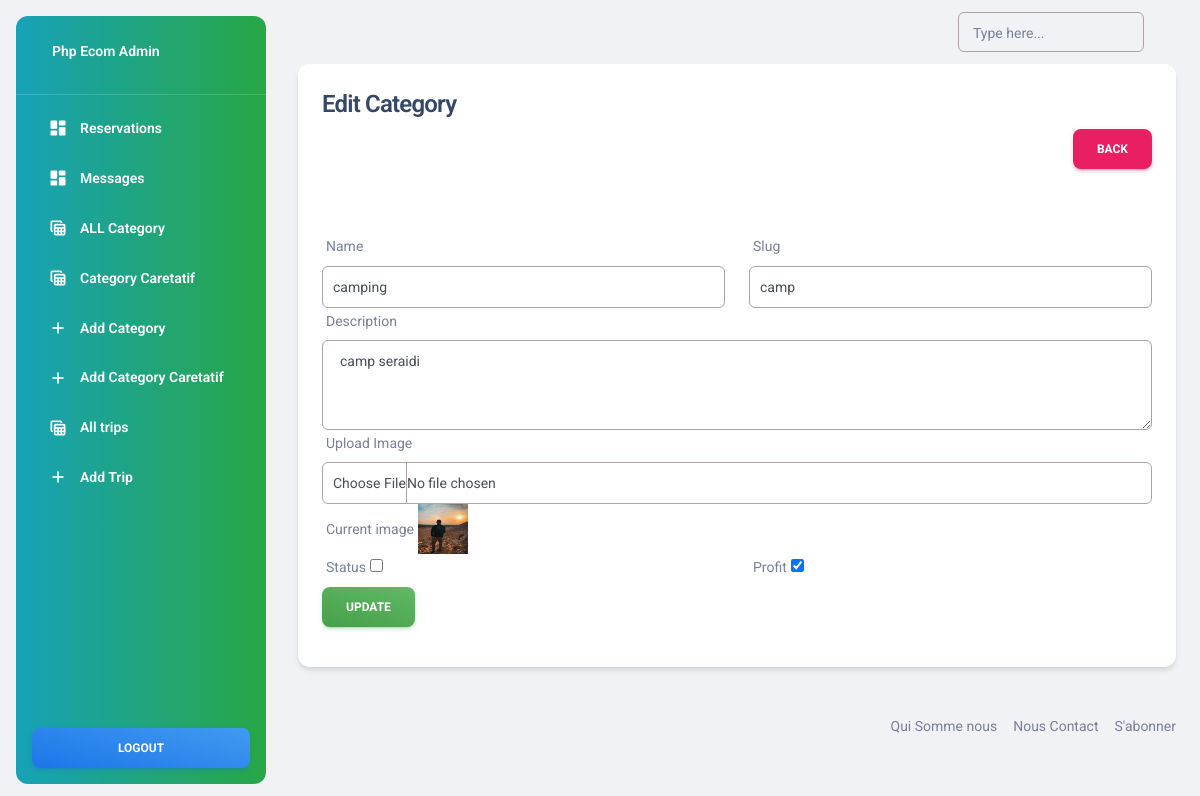
Page /admin/edit-category.php?id=6 (signed in) on the committed database.
### tables this page shows
CREATE TABLE `categories` (
  `id` int(11) NOT NULL,
  `name` varchar(255) DEFAULT NULL,
  `slug` varchar(255) DEFAULT NULL,
  `description` varchar(255) DEFAULT NULL,
  `status` int(11) DEFAULT NULL,
  `image` varchar(255) DEFAULT NULL,
  `created_at` timestamp NOT NULL DEFAULT current_timestamp() ON UPDATE current_timestamp(),
  `is_profit` tinyint(1) NOT NULL DEFAULT 1
);

### functions/myfunctions.php (called while the page is built, shortened)
<?php
include(__DIR__ . '/../config/dbcon.php');
function getIDActive($table, $id)
{
    global $con;
    $query = "SELECT * FROM $table WHERE id='$id' AND status='0'";
    return $query_run = mysqli_query($con, $query);
}
?>

### admin/edit-category.php (the view, shortened to what this page needs)
<?php
include('../middleware/adminMiddleware.php');
include_once('../functions/myfunctions.php');
include('includes/header.php');
?>
<div class="container">
    <div class="row">
        <div class="col-md-12">
            <?php
                if(isset($_GET['id']))
                {
                    $id = $_GET['id'];
                    $category = getIDActive("categories", $id);
                    if(mysqli_num_rows($category) > 0)
                    {
                        $data = mysqli_fetch_array($category);
                        ?>
                            <div class="card">
                                <div class="card-header">
                                    <h4>Edit Category</h4>
                                    <a href="category.php" class="btn btn-primary float-end">Back</a>
                                </div>
                                <div class="card-body">
                                    <form action="code.php" method="POST" enctype="multipart/form-data">
                                        <div class="row">
                                            <div class="col-md-6">
                                                <label for="name">Name</label>
                                                <input type="text" name="name" value ="<?= $data['name'] ?>" placeholder="Enter category name" class="form-control">
                                            </div>
                                            <div class="col-md-6">
                                                <label for="slug"  >Slug</label>
                                                <input type="text" value ="<?= $data['slug'] ?>" placeholder="Enter slug" name="slug" class="form-control">
                                            </div>
                                            <div class="col-md-12">
                                                <label for=""  >Description</label>
                                                <textarea name="description" rows="3" placeholder="Enter description" class="form-control"> <?= $data['description'] ?></textarea>
                                            </div>
                                            <div class="col-md-12">
                                                <label for=""  >Upload Image</label>
                                                <input type="file" name="image" class="form-control">
                                                <label for="">Current image</label>
                                                <img src="../uploads/<?= $data['image'] ?>" width="50px" height="50px">
                                            </div>
                                            <div class="col-md-6">
                                                <label for=""  >Status</label>
                                                <input type="checkbox" <?= $data['status'] == 1 ?"checked" : ""  ?> name="status">
                                            </div>
                                            <div class="col-md-6">
                                                <label for=""  >Profit</label>
                                                <input type="checkbox" <?= $data['is_profit'] == 1 ?"checked" : ""  ?> name="is_profit">
                                            </div>
                                            <div class="col-md-12">
                                                <button type="submit" class="btn btn-primary bg-gradient-success" name="update_category_btn">Update</button>
                                            </div>
                                        </div>
                                    </form>
                                </div>
                            </div>
                        <?php
                    }
                    else
                    {
                        echo "Category not found";
                    }
                }
                else
                {
                    echo "Id missing from url";
                }
            ?>
        </div>
    </div>
</div>
<?php   include('includes/footer.php');?>

### admin/includes/header.php (style rules this page uses)
.form-control { border:1px solid #b3a1a1 !important; padding: 8px 10px; }

### rows in the picture
categories: name "camping", slug "camp", description "camp seraidi", image (picture), is_profit "☑"
